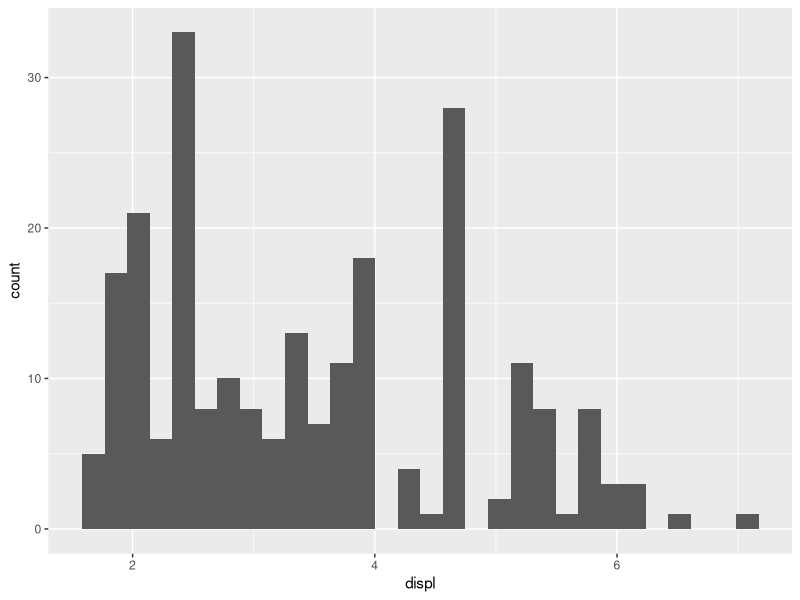
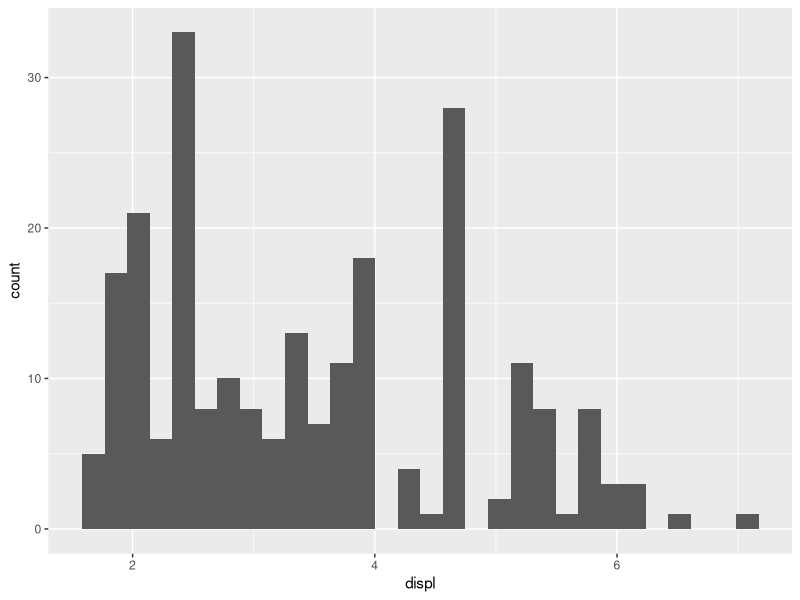
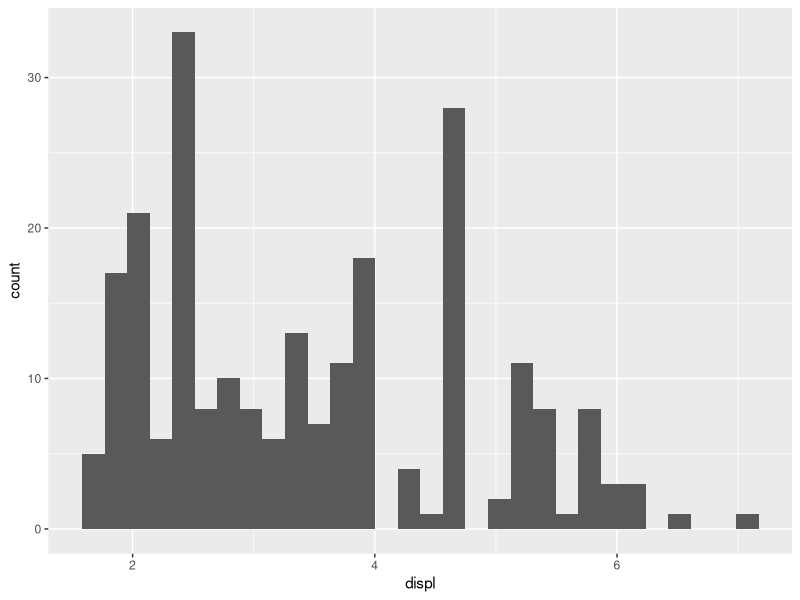

R code for these plots, in order:
## ---- chunk 1
library(tidyverse)

mpg %>%
  ggplot() +
  geom_histogram(aes(x = displ),
                 bins = 30)
## ---- chunk 2
library(tidyverse)

mpg %>%
  ggplot() +
  geom_histogram(aes(x = displ),
                 bins = 30)
## ---- chunk 3
library(tidyverse)

mpg %>%
  ggplot() +
  geom_histogram(aes(x = displ),
                 bins = 30)
